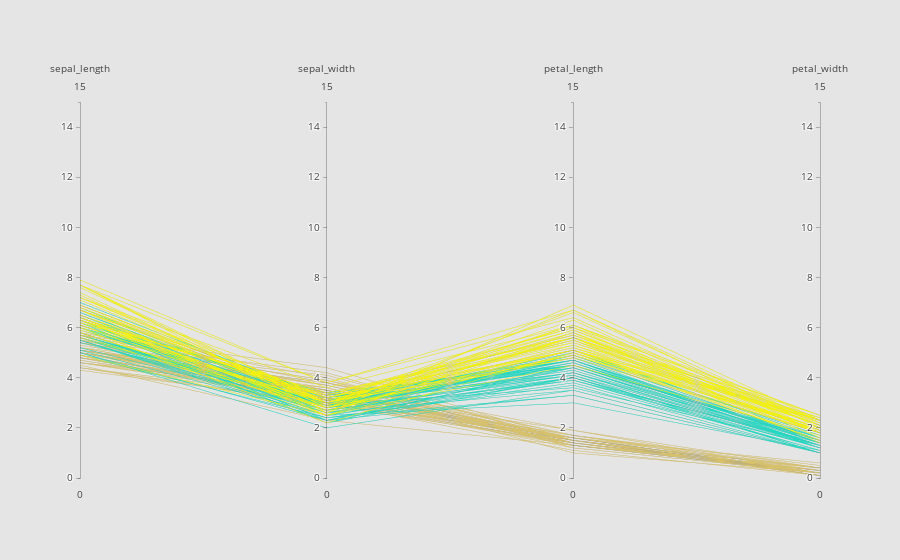

Notebook code for this chart:
### Markdown cell above
Como se ha mencionado anteriomente, vemos que podemos filtrar los datos. Manteniendo pulsado unel ratón sobre un eje podemos seleccionar el rango en el que podemos filtrar los diferentes datos. Dentro de los datos seleccionados, podemos diferenciar facilmente los clusters gracias a los colores de cada uno.

### Code cell
bokeh1 = ParallelCoordinates(file='data/iris.csv', library='plotly', normalization=False, tags=None, remove_legend= False, autosave=False, color_unique=False)
result = bokeh1.plot()

### Figure 1 — Plotly figure (JSON) as saved in the notebook; plotly's stock layout.template omitted (floating-point values rounded to 4 significant figures; data arrays with more than 128 entries replaced by an {"elided": "..."} marker saying what was removed)
{"data": [{"dimensions": [{"label": "sepal_length", "range": [0, 15], "values": {"elided": "150 float values"}}, {"label": "sepal_width", "range": [0, 15], "values": {"elided": "150 float values"}}, {"label": "petal_length", "range": [0, 15], "values": {"elided": "150 float values"}}, {"label": "petal_width", "range": [0, 15], "values": {"elided": "150 float values"}}], "line": {"color": {"elided": "150 int values"}, "colorscale": [[0, "#D7C16B"], [0.5, "#23D8C3"], [1, "#F3F10F"]]}, "type": "parcoords"}], "layout": {"paper_bgcolor": "#E5E5E5", "plot_bgcolor": "#E5E5E5"}}
